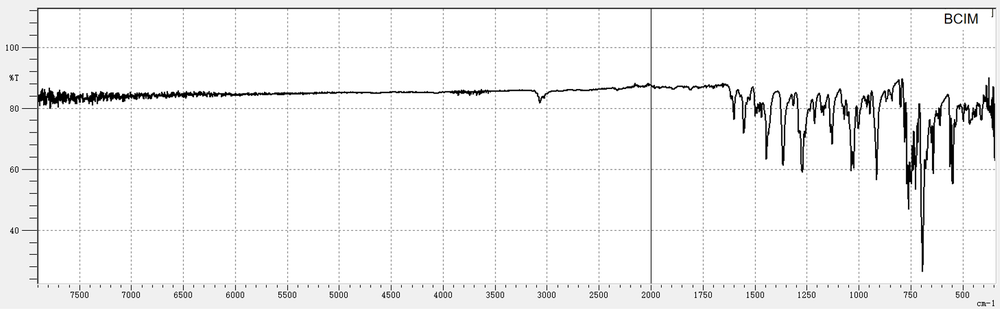
#> input picture spectrum.png, 1000 x 309 px, shrunk from 1762 x 545 before the run
$ python crop.py
#> lines starting #> are read from the running program, lines starting #| are printed output that depends on the picture
import cv2
import numpy as np
import pytesseract
from PIL import Image
import re

def extract_axis_scale_ocr(image_path):
    """
    使用OCR识别坐标轴的刻度值
    """
#> called with image_path = 'spectrum.png'
    # 读取图片
    img = cv2.imread(image_path)
#> img is the input picture: shape (309, 1000, 3); mean B, G, R 243.6, 243.6, 243.6
    gray = cv2.cvtColor(img, cv2.COLOR_BGR2GRAY)

    # 增强对比度
    gray = cv2.equalizeHist(gray)
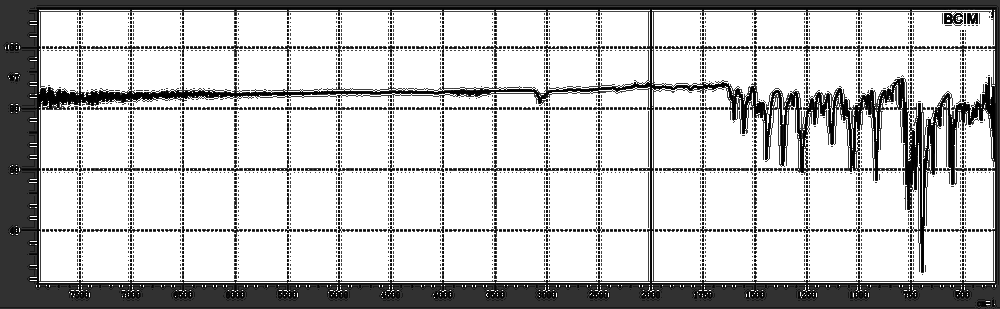
#> gray: shape (309, 1000); min 0, max 255, mean 195.6

    # 分别提取x轴和y轴区域
    height, width = gray.shape
#> height = 309; width = 1000

    # Y轴区域（左侧）
    y_axis_region = gray[int(height*0.2):int(height*0.9), :int(width*0.15)]
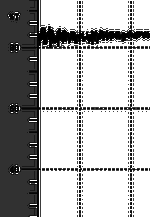
#> y_axis_region: shape (217, 150); min 0, max 255, mean 177.7

    # X轴区域（底部）
    x_axis_region = gray[int(height*0.85):height, int(width*0.1):int(width*0.9)]
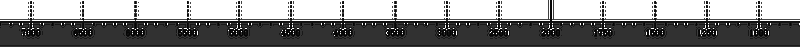
#> x_axis_region: shape (47, 800); min 2, max 255, mean 130.3

    # 使用OCR识别文本
#> (the run stopped early here; a loop or call above may not have finished)

$ run again, with 四乙基米氏酮.png copied over spectrum.png
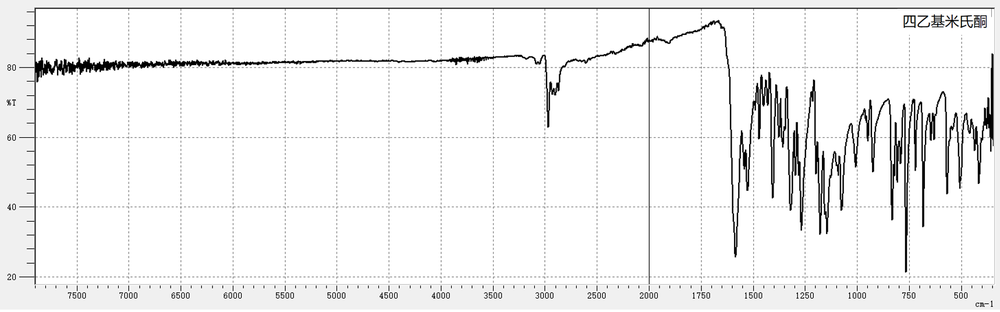
#> input picture 四乙基米氏酮.png, 1000 x 312 px, shrunk from 1718 x 536 before the run
#> in extract_axis_scale_ocr, img is the input picture: shape (312, 1000, 3); mean B, G, R 241.5, 241.5, 241.5
#> in extract_axis_scale_ocr, `y_axis_region = gray[int(height*0.2):int(height*0.9), :int(width*0.15)]`:
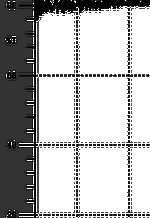
#> y_axis_region: shape (218, 150); min 0, max 255, mean 183.4
#> in extract_axis_scale_ocr, `x_axis_region = gray[int(height*0.85):height, int(width*0.1):int(width..`:
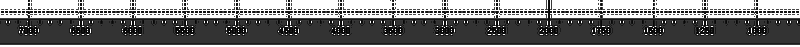
#> x_axis_region: shape (47, 800); min 2, max 255, mean 121.2

$ run again, with 隐色结晶紫.png copied over spectrum.png
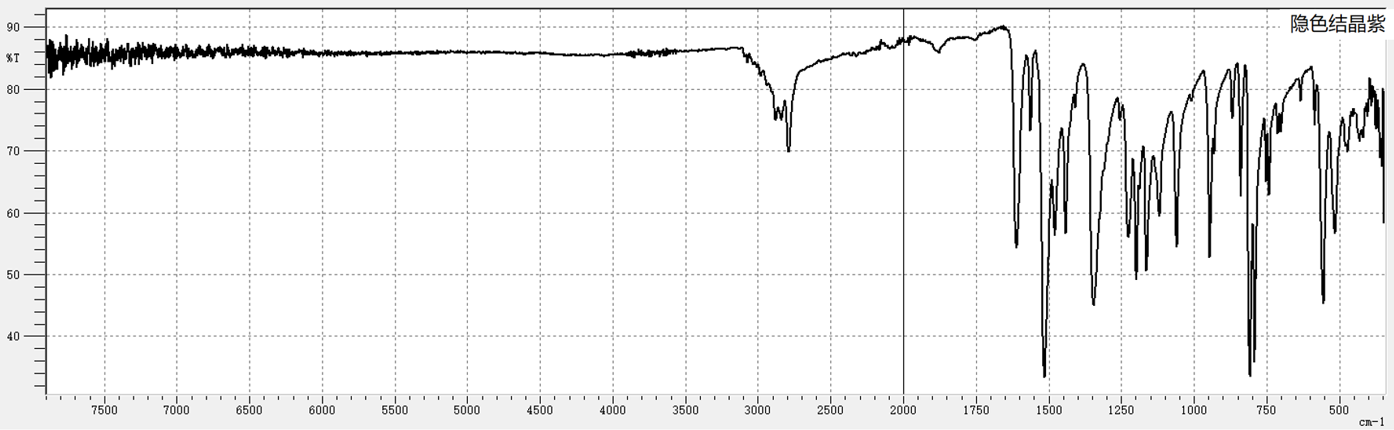
#> input picture 隐色结晶紫.png, 1394 x 430 px
#> in extract_axis_scale_ocr, img is the input picture: shape (430, 1394, 3); mean B, G, R 241.1, 241.1, 241.1
#> in extract_axis_scale_ocr, `y_axis_region = gray[int(height*0.2):int(height*0.9), :int(width*0.15)]`:
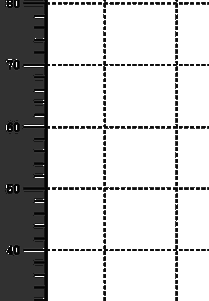
#> y_axis_region: shape (301, 209); min 1, max 255, mean 196.6
#> in extract_axis_scale_ocr, `x_axis_region = gray[int(height*0.85):height, int(width*0.1):int(width..`:
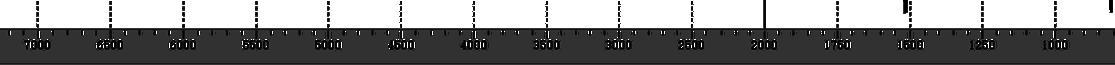
#> x_axis_region: shape (65, 1115); min 0, max 255, mean 133.3
